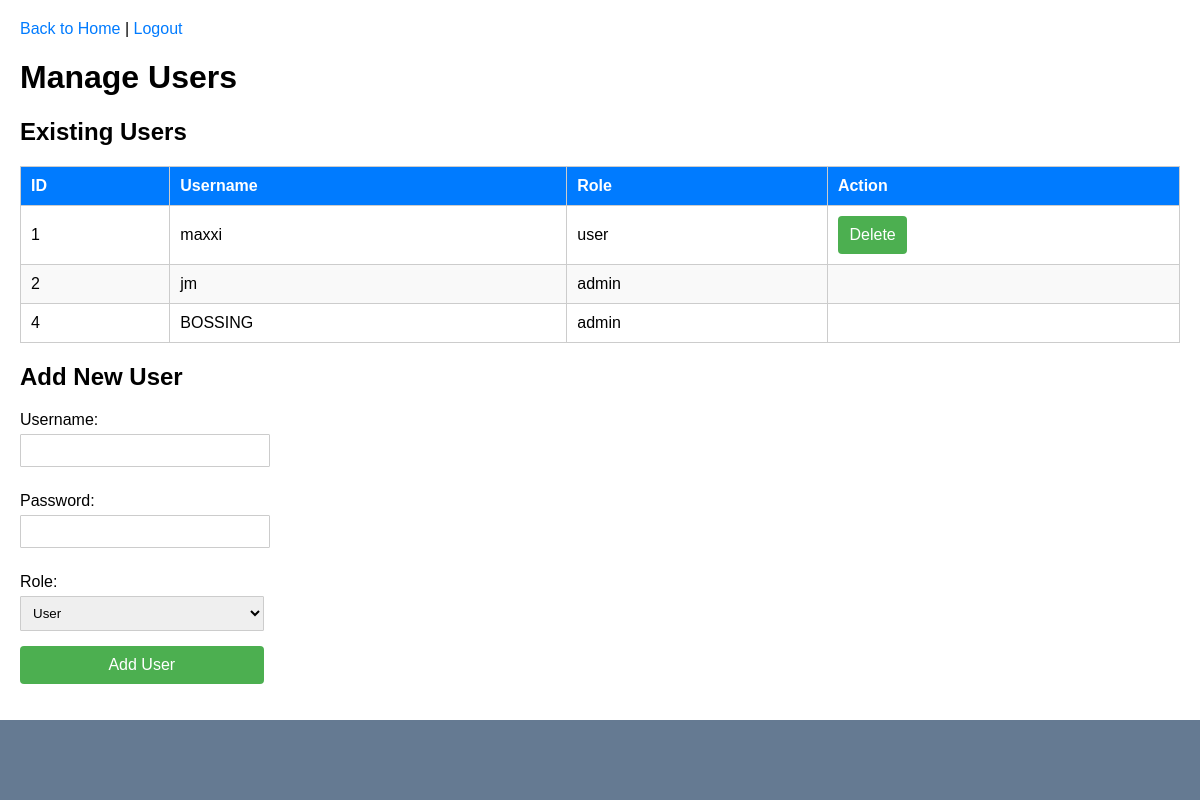
Page /manage_users (signed in) on the earlier database version.
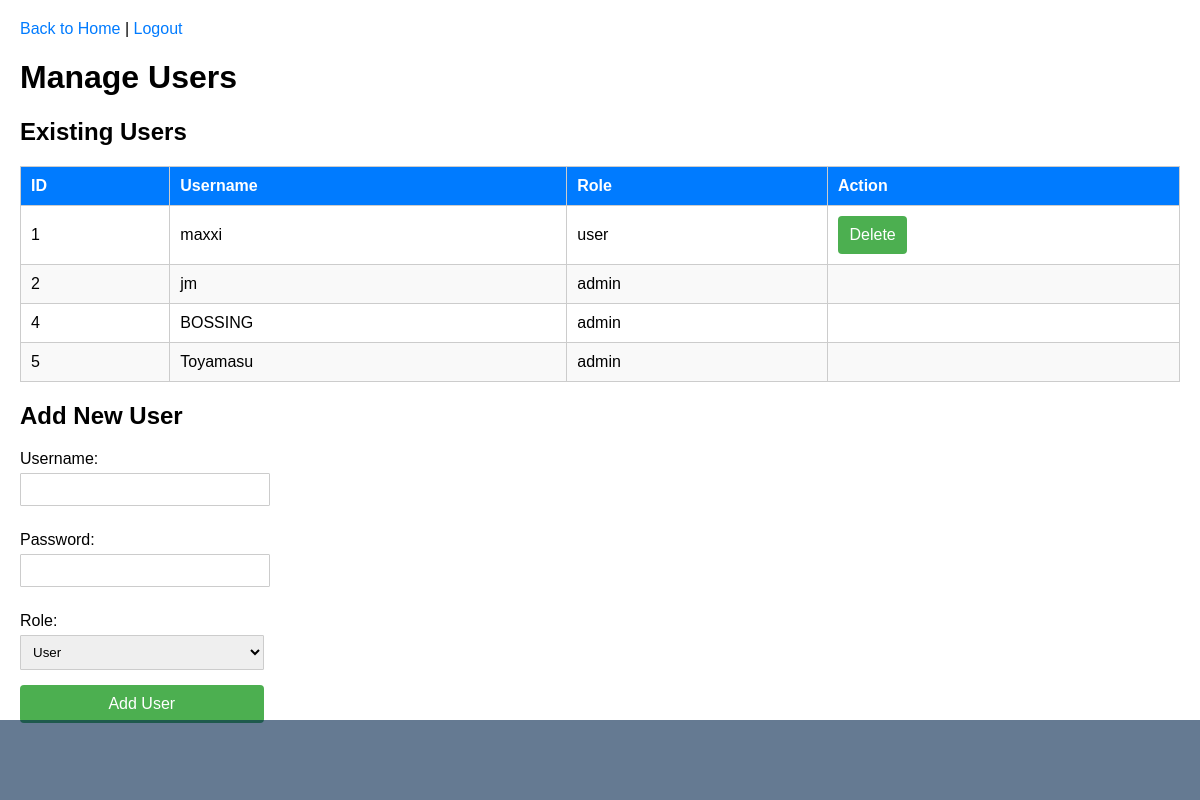
Same page on the later database version.
### app.py (models this page shows)
class Account(UserMixin, db.Model):
    id = db.Column(db.Integer, primary_key=True)
    username = db.Column(db.String(50), unique=True, nullable=False)
    password = db.Column(db.String(100), nullable=False)
    role = db.Column(db.String(10), nullable=False)

### app.py (the view)
@app.route('/manage_users', methods=['GET'])
@login_required
def manage_users():
    if current_user.role != 'admin':
        flash('You are not authorized to manage users.', 'danger')
        return redirect(url_for('home_screen'))
    users = Account.query.all()
    return render_template('manage_users.html', users=users)

### app.py (called while the page is built)
@login_manager.user_loader
def load_user(user_id):
    return Account.query.get(int(user_id))

@app.before_request
def restrict_access():
    if current_user.is_authenticated:
        restricted_routes = {
            'admin': [],
            'user': ['manage_users'],
        }
        if current_user.role not in restricted_routes:
            return
        if request.endpoint in restricted_routes.get(current_user.role, []):
            flash('You are not authorized to access this page.', 'danger')
            return redirect(url_for('home_screen'))

### templates/manage_users.html (shortened to what this page needs)
<!DOCTYPE html>
<html lang="en">
<head>
</head>
<body>
    <div class="header">
        <a href="{{ url_for('home_screen') }}">Back to Home</a> |
        <a href="{{ url_for('logout') }}">Logout</a>
    </div>
    <h1>Manage Users</h1>
    <h2>Existing Users</h2>
    <table>
        <thead>
            <tr>
                <th>ID</th>
                <th>Username</th>
                <th>Role</th>
                <th>Action</th>
            </tr>
        </thead>
        <tbody>
            {% for user in users %}
            <tr>
                <td>{{ user.id }}</td>
                <td>{{ user.username }}</td>
                <td>{{ user.role }}</td>
                <td>
                    {% if user.role != 'admin' %}
                    <form action="{{ url_for('delete_user', user_id=user.id) }}" method="POST" style="display:inline;">
                        <button type="submit" onclick="return confirm('Are you sure you want to delete this user?');">Delete</button>
                    </form>
                    {% endif %}
                </td>
            </tr>
            {% endfor %}
        </tbody>
    </table>
    <div class="form-container">
        <h2>Add New User</h2>
        <form action="{{ url_for('add_user') }}" method="POST">
            <label for="username">Username:</label>
            <input type="text" id="username" name="username" required><br>
            <label for="password">Password:</label>
            <input type="password" id="password" name="password" required><br>
            <label for="role">Role:</label>
            <select id="role" name="role" required>
                <option value="user">User</option>
            </select><br>
            <button type="submit">Add User</button>
        </form>
    </div>
    <div class="design"></div>
</body>
</html>

Differences in the rows shown:
added Account: id "5", username "Toyamasu", role "admin"
